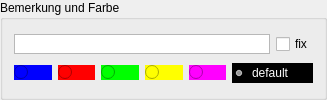
     <widget class="QGroupBox" name="groupBox_2">
      <property name="sizePolicy">
       <sizepolicy hsizetype="MinimumExpanding" vsizetype="MinimumExpanding">
        <horstretch>0</horstretch>
        <verstretch>0</verstretch>
       </sizepolicy>
      </property>
      <property name="minimumSize">
       <size>
        <width>281</width>
        <height>81</height>
       </size>
      </property>
      <property name="title">
       <string>Bemerkung und Farbe</string>
      </property>
      <layout class="QGridLayout" name="gridLayout_2">
       <item row="0" column="0" colspan="6">
        <widget class="QTextEdit" name="edit_bem">
         <property name="maximumSize">
          <size>
           <width>9999</width>
           <height>20</height>
          </size>
         </property>
         <property name="verticalScrollBarPolicy">
          <enum>Qt::ScrollBarAlwaysOff</enum>
         </property>
        </widget>
       </item>
       <item row="0" column="6">
        <widget class="QCheckBox" name="check_bem">
         <property name="toolTip">
          <string/>
         </property>
         <property name="statusTip">
          <string>Bemerkung stehen lassen.</string>
         </property>
         <property name="whatsThis">
          <string>Bemerkung stehen lassen.</string>
         </property>
         <property name="text">
          <string>fix</string>
         </property>
        </widget>
       </item>
       <item row="1" column="0">
        <widget class="QRadioButton" name="rbtn_blau">
         <property name="styleSheet">
          <string notr="true">    QRadioButton{
    background:rgb(0, 0, 255);
    }</string>
         </property>
         <property name="text">
          <string/>
         </property>
        </widget>
       </item>
       <item row="1" column="1">
        <widget class="QRadioButton" name="rbtn_rot">
         <property name="styleSheet">
          <string notr="true">    QRadioButton{
    background:rgb(255, 0, 0);
    }</string>
         </property>
         <property name="text">
          <string/>
         </property>
        </widget>
       </item>
       <item row="1" column="2">
        <widget class="QRadioButton" name="rbtn_gruen">
         <property name="styleSheet">
          <string notr="true">    QRadioButton{
    background:rgb(0, 255, 0);
    }</string>
         </property>
         <property name="text">
          <string/>
         </property>
        </widget>
       </item>
       <item row="1" column="3">
        <widget class="QRadioButton" name="rbtn_gelb">
         <property name="styleSheet">
          <string notr="true">    QRadioButton{
    background:rgb(255, 255, 0);
    }</string>
         </property>
         <property name="text">
          <string/>
         </property>
        </widget>
       </item>
       <item row="1" column="4">
        <widget class="QRadioButton" name="rbtn_pink">
         <property name="styleSheet">
          <string notr="true">    QRadioButton{
    background:rgb(255, 0, 255);
    }</string>
         </property>
         <property name="text">
          <string/>
         </property>
        </widget>
       </item>
       <item row="1" column="5" colspan="2">
        <widget class="QRadioButton" name="rbtn_def">
         <property name="styleSheet">
          <string notr="true">    QRadioButton{
    background:rgb(0, 0, 0);
	color:rgb(255, 255, 255);
    }</string>
         </property>
         <property name="text">
          <string>default</string>
         </property>
         <property name="checked">
          <bool>true</bool>
         </property>
        </widget>
       </item>
      </layout>
     </widget>
